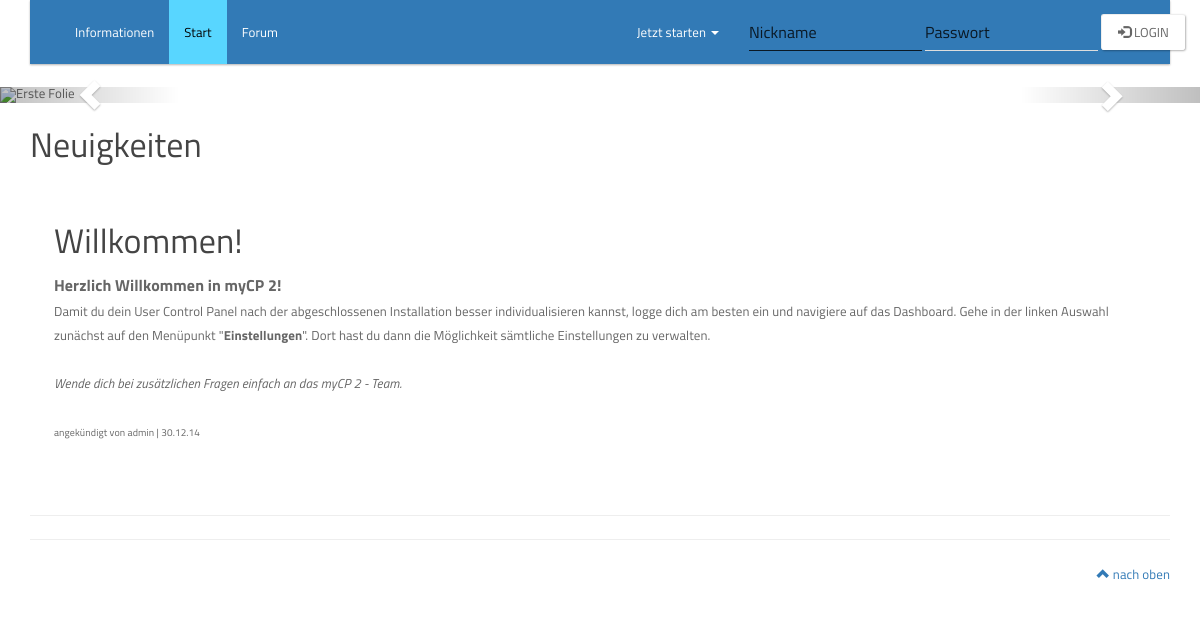
The page / on the database its author committed.
### tables this page shows
CREATE TABLE IF NOT EXISTS `news` (
  `id` int(11) NOT NULL AUTO_INCREMENT,
  `postedby` varchar(200) NOT NULL,
  `news` text NOT NULL,
  `subject` varchar(200) NOT NULL,
  `date` int(11) NOT NULL,
  PRIMARY KEY (`id`)
);

### include/bauer_db.php (called while the page is built, shortened)
<?php
class BauerDB
{
    private $handle;
    private $substituted = array();
    public function parseQuery($query) {
        return $query;
    }
    private function reSubstitute($vars) {
        if (is_array(reset($vars)))
        {
            foreach ($vars as $key => $var) {
                foreach ($this->substituted as $value => $copy)
                    if (isset($var[$value]))
                        $vars[$key][$copy] = $var[$value];
            }
        }
        else {
            foreach ($this->substituted as $value => $copy)
                if (isset($vars[$value]))
                    $vars[$copy] = $vars[$value];
        }
        $this->substituted = array();
        return $vars;
    }
    public function __construct($host, $db, $user, $pass)
    {
        try {
            $this->handle = new PDO("mysql:host=$host;dbname=$db", $user, $pass);
            $this->handle->setAttribute(PDO::ATTR_ERRMODE, PDO::ERRMODE_EXCEPTION);
        } catch (PDOException $e) {
            print "<h1>Fehler</h1> " . $e->getMessage() . "<br/>";
            die();
        }
    }
    public function getAll($query, $params = array())
    {
        $query = $this->parseQuery($query);
        $statement = $this->handle->prepare($query);
        $statement->execute($params);
        return $this->reSubstitute($statement->fetchAll(PDO::FETCH_ASSOC));
    }
}

### global.php (the view, shortened to what this page needs)
<?php
function getConfig($key = null) {
    global $_CONFIG;
    if (!isset($_CONFIG)) {
        if (file_exists(BASEDIR."/config.php"))
            include_once(BASEDIR."/config.php");
        else
            return array();
    }
    return $_CONFIG;
}
function show_news_outside()
{
    global $db;
    $news = $db->getAll("SELECT * FROM news ORDER BY id DESC");
    foreach ($news as $output)
    {
        echo "<div class='well-lg'>";
        echo "<h3>" . $output['subject'] . '<br /></h3>';
        echo nl2br($output['news']) . '<br /> <br />';
        echo '<font size="1">angek&uuml;ndigt von ' . $output['postedby'];
        echo "&nbsp;|&nbsp;" . date('d.m.y', $output['date']) . '<br / ></font>';
        echo '</div> <br /> <hr />';
    }
}
include_once("include/bauer_db.php");
$config = getConfig();
$db = new BauerDB($config["mysql_host"], $config["mysql_database"], $config["mysql_user"], $config["mysql_password"]);

### index.php (shortened to what this page needs)
<?php
include("global.php");
$currentPage = "index.php";
?>
<!DOCTYPE html>
<html lang="de">
<head>
    <link href="assets/css/bootstrap.min.css" rel="stylesheet"/>
    <link href="http://holdirbootstrap.de/examples/carousel/carousel.css" rel="stylesheet">
</head>
<body>
<div class="navbar-wrapper">
    <div class="container">
        <?php include("navigation/nav_3.php"); ?>
    </div>
</div>
<div id="myCarousel" class="carousel slide" data-ride="carousel">
    <ol class="carousel-indicators">
    </ol>
    <div class="carousel-inner" role="listbox">
        <div class="item active">
            <img src="<?php $config = getConfig();
            echo $config["header_img1"]; ?>" alt="Erste Folie">
        </div>
    </div>
    <a class="left carousel-control" href="#myCarousel" role="button" data-slide="prev">
        <span class="glyphicon glyphicon-chevron-left" aria-hidden="true"></span>
    </a>
    <a class="right carousel-control" href="#myCarousel" role="button" data-slide="next">
        <span class="glyphicon glyphicon-chevron-right" aria-hidden="true"></span>
    </a>
</div>
<div class="container marketing">
    <h3>Neuigkeiten</h3>
    <?php show_news_outside(); ?>
    <hr class="featurette-divider">
    <footer>
        <p class="pull-right"><a href="#"><span class="glyphicon glyphicon-chevron-up" aria-hidden="true"></span> nach
                oben</a></p>
    </footer>
</div>
</body>
</html>

### navigation/nav_3.php (shortened to what this page needs)
<nav class="navbar navbar-inverse navbar-static-top" role="navigation">
    <div class="container">
        <div class="navbar-header">
            <a class="navbar-brand" href="index.php"><?php get_projectname(); ?></a>
        </div>
        <div id="navbar" class="navbar-collapse collapse">
            <ul class="nav navbar-nav">
                <li class='<?php if ($currentPage == "informations.php") echo "active"; ?>'><a href="informations.php">Informationen</a>
                </li>
                <li class='<?php if ($currentPage == "index.php") echo "active"; ?>'><a href="index.php">Start</a></li>
                <?php
                $row = getConfig();
                $status_forum = $row['status_forum'];
                $href_forum = $row['href_forum'];
                if ($status_forum == 0)
                {
                    echo '<li><a href="' . $href_forum . '">Forum</a></li>';
                }
                ?>
            </ul>
            <form class="navbar-form navbar-right" role="form">
                <div class="form-group">
                    <input name="username" id="username" type="text" class="form-control" placeholder="Nickname"
                           required autofocus>
                </div>
                <div class="form-group">
                    <input name="password" id="password" type="password" class="form-control" placeholder="Passwort"
                           required>
                </div>
                <button onclick="login()" value="Login" class="btn btn-default"><span class="glyphicon glyphicon-log-in"
                                                                                      aria-hidden="true"></span> Login
                </button>
            </form>
            <ul class="nav navbar-nav navbar-right">
                <li class="dropdown">
                    <a href="#" class="dropdown-toggle" data-toggle="dropdown" role="button" aria-expanded="false">Jetzt
                        starten <span class="caret"></span></a>
                </li>
            </ul>
        </div>
    </div>
</nav>

### index.php (style rules this page uses)
body { font-family: 'Titillium Web', sans-serif !important; }

### rows shown on the page
news: subject "Willkommen!", news "Herzlich Willkommen in myCP 2! Damit du dein User Control Panel nach der abgeschlossenen Installation besser individualisieren kannst, logge dich am besten ein und navigiere auf das Dashboard. Gehe in der linken Auswahl zunächst auf den Menüpunkt \" Einstellungen \". Dort hast du dann die Möglichkeit sämtliche Einstellungen zu verwalten. Wende dich bei zusätzlichen Fragen einfach an das myCP 2 - Team.", postedby "admin", date "30.12.14"
